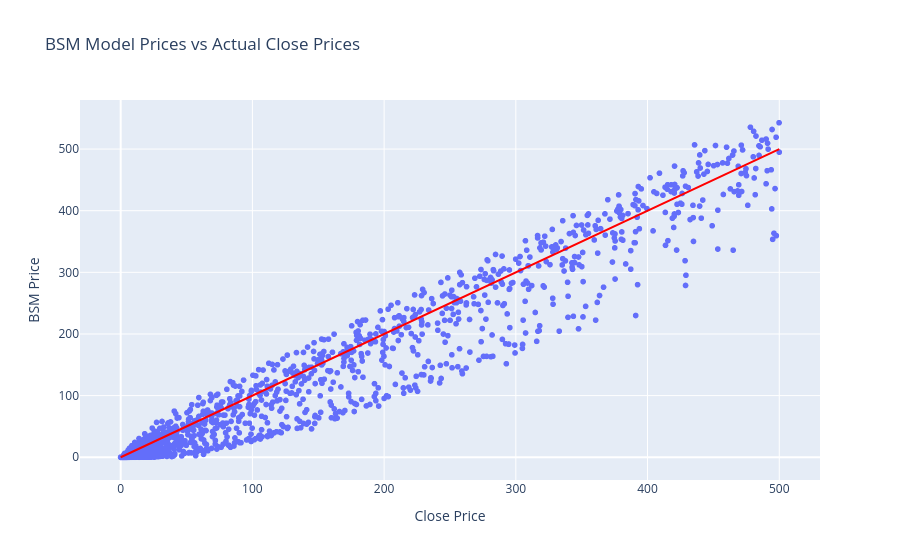

Notebook source saved alongside this figure:
### Code cell
fig = px.scatter(bsm_prices_df.iloc[np.where(bsm_prices_df['Close Price']<=500)[0]], x='Close Price', y='BSM Price', title='BSM Model Prices vs Actual Close Prices')
fig.add_shape(type='line', x0=0, y0=0, x1=500, y1=500,
              line=dict(color='Red',), xref='x', yref='y')
fig.show()

### Figure 1 — Plotly figure (JSON) as saved in the notebook; plotly's stock layout.template omitted (floating-point values rounded to 4 significant figures; data arrays with more than 128 entries replaced by an {"elided": "..."} marker saying what was removed)
{"data": [{"hovertemplate": "Close Price=%{x}<br>BSM Price=%{y}<extra></extra>", "legendgroup": "", "marker": {"color": "#636efa", "symbol": "circle"}, "mode": "markers", "name": "", "showlegend": false, "type": "scattergl", "x": {"elided": "1923 float values"}, "xaxis": "x", "y": {"elided": "1923 float values"}, "yaxis": "y"}], "layout": {"legend": {"tracegroupgap": 0}, "shapes": [{"line": {"color": "Red"}, "type": "line", "x0": 0, "x1": 500, "xref": "x", "y0": 0, "y1": 500, "yref": "y"}], "title": {"text": "BSM Model Prices vs Actual Close Prices"}, "xaxis": {"anchor": "y", "domain": [0, 1], "title": {"text": "Close Price"}}, "yaxis": {"anchor": "x", "domain": [0, 1], "title": {"text": "BSM Price"}}}}
